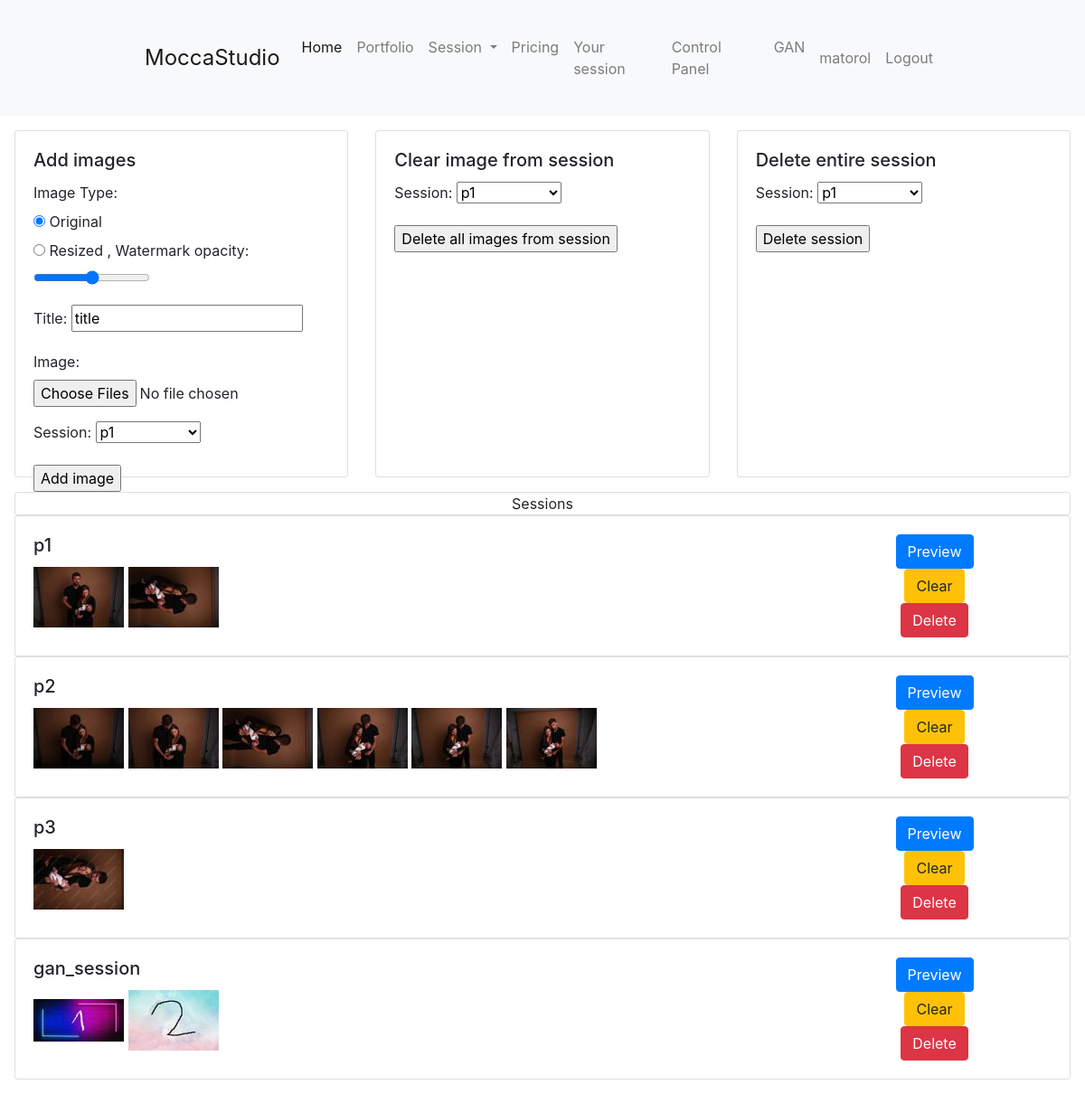
The page /control_panel/photos_sessions/ (signed in) on the database its author committed.
### main/models.py (models this page shows, shortened)
class Session(models.Model):
    name = models.CharField(max_length=100, unique=True)
    password = models.CharField(max_length=100, default="password")

class Photo(models.Model):
    title = models.CharField(max_length=255)
    image = models.ImageField(upload_to='photos/')
    session = models.ForeignKey(Session, on_delete=models.CASCADE,null=True)
    selected_to_edit = models.BooleanField(default=False)
    thumbnail = models.ImageField(upload_to='thumbnails/', blank=True, null=True)
    thumbnail_medium = models.ImageField(upload_to='thumbnails_medium/', blank=True, null=True)

### main/views.py (the view)
# urls.py: path("control_panel/photos_sessions/", views.photos_sessions, name="photos_sessions"),
@user_passes_test(lambda user: user.is_superuser)
def photos_sessions(request):
    context = {}
    sessions = Session.objects.all()
    if request.method == 'POST':
        if 'clear_session' in request.POST:
            session_id =  request.POST['session']
            dropped_photo = Photo.objects.filter(session_id=session_id)
            for photo in dropped_photo:
                photo.delete()
        if 'delete_session' in request.POST:
            session_id =  request.POST['session']
            dropped_photo = Photo.objects.filter(session_id=session_id)
            for photo in dropped_photo:
                photo.delete()
            Session.objects.filter(id=session_id).delete()
        if 'add_images_session' in request.POST:
            form = PhotoForm(request.POST, request.FILES)
            if form.is_valid():
                images = request.FILES.getlist('image')
                image_type = request.POST.get('image_type')
                uploaded_photos = []
                for image in images:
                    uploaded_photos.append('a')
                    print(uploaded_photos)
                    try:
                        img = Image.open(image)
                        if img.format !='JPEG':
                            print("not jpg")
                            raise ValidationError("not jpeg")
                        if image_type == 'original':
                            photo = Photo(title=image.name, image=image, session=form.cleaned_data['session'])
                            photo.save()
                        elif image_type == 'resized':
                            create_watermarked_photo(image, form.cleaned_data['session'], request.POST['watermark_opacity'])
                    except Exception as e:
                        form.add_error('image',str(e))
                img_obj = form.instance
                context = {'form': form, 'img_obj': img_obj, 'sessions':sessions,  'uploaded_photos': uploaded_photos}
                return render(request, 'main/control_panel/photos_sessions.html', context)
    else:
        form = PhotoForm()
    photos = Photo.objects.all()
    context = {'sessions': sessions, 'photos': photos}
    return render(request, 'main/control_panel/photos_sessions.html', context)

### main/templates/main/control_panel/photos_sessions.html (shortened to what this page needs)
{% extends 'main/base.html' %}
{% block content %}
{% if user.is_superuser %}
<div class="m-3">
    <div class="row">
        <div class="col-sm-4">
            <div class="card" style="height: 24rem;">
                <form method="post" enctype="multipart/form-data">
                    <div class="card-body">
                    <h5 class="card-title">Add images</h5>
                    <p class="card-text">
                        <label for="id_image_type">Image Type:</label><br>
                        <input type="radio" name="image_type" id="id_image_type_original" value="original" checked>
                        <label for="id_image_type_original">Original</label><br>
                        <input type="radio" name="image_type" id="id_image_type_resized" value="resized">
                        <label for="id_image_type_resized">Resized</label>
                        <label for="watermark_opacity">, Watermark opacity:</label>
                        <input type="range" name="watermark_opacity" id="watermark_opacity" min="0" max="100" value="50" step="10">
                    </p>
                    <p class="card-text">
                        <label for="id_title">Title:</label>
                        <input type="text" name="title" id="id_title" value="title">
                    </p>
                    <p class="card-text">
                        <label for="id_image">Image:</label>
                        <input type="file" name="image" id="id_image" multiple>
                    </p>
                    <p class="card-text">
                        <label for="id_session">Session:</label>
                        <select name="session" id="id_session">
                            {% for session in sessions %}
                                <option value="{{ session.id }}">{{ session.name }}</option>
                            {% endfor %}
                        </select>
                    </p>
                    <p class="card-text">
                        <input type="submit" name="add_images_session" value="Add image">
                    </p>
                </div>
                </form>
            </div>
        </div>
        <div class="col-sm-4">
            <div class="card" style="height: 24rem;">
                <form method="post">
                    <div class="card-body">
                    <h5 class="card-title">Clear image from session</h5>
                    <p class="card-text">
                        <label for="id_session">Session:</label>
                        <select name="session" id="id_session">
                            {% for session in sessions %}
                                <option value="{{ session.id }}">{{ session.name }}</option>
                            {% endfor %}
                        </select>
                    </p>
                    <p class="card-text">
                        <input type="submit" name="clear_session" value="Delete all images from session">
                    </p>
                </div>
                </form>
            </div>
        </div>
        <div class="col-sm-4">
            <div class="card" style="height: 24rem;">
                <form method="post">
                    <div class="card-body">
                    <h5 class="card-title">Delete entire session</h5>
                    <p class="card-text">
                        <label for="id_session">Session:</label>
                        <select name="session" id="id_session">
                            {% for session in sessions %}
                                <option value="{{ session.id }}">{{ session.name }}</option>
                            {% endfor %}
                        </select>
                    </p>
                    <p class="card-text">
                        <input type="submit" name="delete_session" value="Delete session">
                    </p>
                </div>
                </form>
            </div>
        </div>
    </div>
</div>
<div class="m-3">
    <div class="card text-center">Sessions</div>
    {% for session in sessions %}
            <div class="card">
                <div class="card-body">
                    <div class="row">
                        <div class="col-md-9">
                            <h5 class="card-title">{{ session.name }}</h5>
                            <p class="card-text">
                                {% for photo in session.photo_set.all %}
                                    {% if forloop.counter <= 9 %}
                                        <img src="{{ photo.thumbnail.url }}" alt="connect" style="max-height: 100px">
                                    {% elif forloop.counter == 10 %}
                                        <span>+{{ session.photo_set.all.count|add:"-9" }} ...</span>
                                    {% endif %}
                                {% endfor %}
                            </p>
                        </div>
                        <div class="col-md-3 text-center">
                            <a href="/session/{{session.name}}"><button class="btn btn-primary">Preview</button></a>
                            <form method="post">
                                <button type="submit" name="clear_session" class="btn btn-warning">Clear</button>
                            </form>
                            <form method="post">
                                <button type="submit" name="delete_session" class="btn btn-danger">Delete</button>
                            </form>
                        </div>
                    </div>
                </div>
            </div>
    {% endfor %}
</div>
{% endif %}
{% endblock %}

### main/templates/main/base.html (shortened to what this page needs)
<!DOCTYPE html>
<html lang="en">
<head>
    <link rel="stylesheet" href="https://cdn.jsdelivr.net/npm/bootstrap@4.3.1/dist/css/bootstrap.min.css">
    <link rel="stylesheet" href="https://cdnjs.cloudflare.com/ajax/libs/font-awesome/5.15.3/css/all.min.css">
    {% load static %}
    <link rel="stylesheet" type="text/css" href="{% static 'base.css' %}">
    <link rel="stylesheet" type="text/css" href="{% static 'lightbox/lightbox.min.css' %}">
</head>
<body>
    {% block nav %}
    <nav class="navbar navbar-expand-lg navbar-light bg-light">
        <a class="navbar-brand" href="/">MoccaStudio</a>
        <div class="collapse navbar-collapse" id="navbarSupportedContent">
        <ul class="navbar-nav mr-auto">
            <li class="nav-item active">
                <a class="nav-link" href="/home">Home <span class="sr-only">(current)</span></a>
            </li>
            <li class="nav-item">
                <a class="nav-link" href="/portfolio">Portfolio</a>
            </li>
            <li class="nav-item dropdown">
                <a class="nav-link dropdown-toggle" href="#" id="navbarDropdown" role="button" data-toggle="dropdown" aria-haspopup="true" aria-expanded="false">
                    Session
                </a>
            </li>
            <li class="nav-item">
                <a class="nav-link" href="/pricing">Pricing</a>
            </li>
            {% if user.is_authenticated %}
            <li class="nav-item">
                <a class="nav-link" href="/sessions/{{user.username}}">Your session</a>
            </li>
            {% endif %}
            {% if user.is_superuser %}
            <li class="nav-item">
                <a class="nav-link" href="/control_panel">Control Panel</a>
            </li>
            <li class="nav-item">
                <a class="nav-link" href="/gan_control_panel">GAN</a>
            </li>
            {% endif %}
        </ul>
        <ul class="navbar-nav ml-auto">
            {% if user.is_authenticated %}
                <li class="nav-item">
                    <a class="nav-link" href="/profile">{{user.username}}</a>
                </li>
                <span class="nav-item">
                    <a class="nav-link" href="/logout">Logout</a>
                </span>
            {% endif %}
        </ul>
        </div>
    </nav>
    {% endblock %}
    {% block content %}
    {% endblock %}
</body>
</html>

### main/static/base.css (style rules this page uses)
body { font-size: 1.0rem; }
.navbar { padding: 2rem 10rem; }
.navbar-brand { font-size: 1.5rem; }

### rows shown on the page
Session: name "p1"
Photo: thumbnail (picture)
Photo: thumbnail (picture)
Session: name "p2"
Photo: thumbnail (picture)
Photo: thumbnail (picture)
Photo: thumbnail (picture)
Photo: thumbnail (picture)
Photo: thumbnail (picture)
Photo: thumbnail (picture)
Session: name "p3"
Photo: thumbnail (picture)
Session: name "gan_session"
Photo: thumbnail (picture)
Photo: thumbnail (picture)

### other values the page prints
{{ user.username }} "matorol"
form field session "p1"
